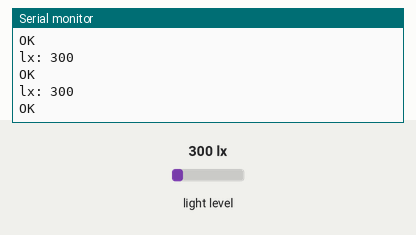
Simulated run of this sketch. Board: Arduino Uno, built with avr-gcc and run on an emulated ATmega328P. Parts: the last lines printed to the serial monitor. Wiring (inferred from the names in the program): BH1750 light sensor at I2C address 0x23. Inputs (shaded band) come from the test bench; at power-on: light level 300 lx.

Above: at 1.3 s.
1.4 s: light level set to 40 lx
At 1.73 s:
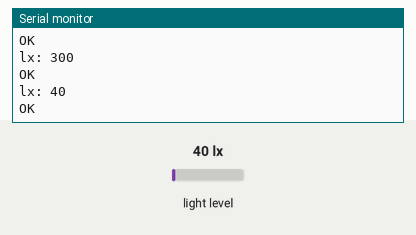
2.9 s: light level set to 500 lx
At 3.33 s:
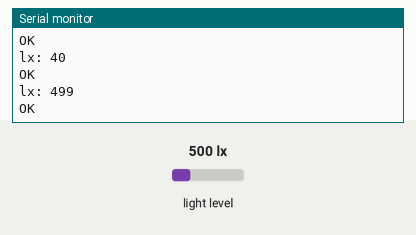
Timing chart, 0 to 5.9 s (numbered marks = the images above; inputs shaded):
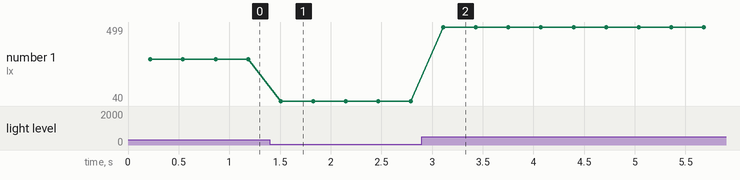

The sketch:

GY_30.ino
```cpp
#include <Wire.h>

// GY-30
// BH1750FVI
// in ADDR 'L' mode 7bit addr
#define ADDR 0x23
// addr 'H' mode
// #define ADDR 0b1011100

void setup() {
  // put your setup code here, to run once:
  Serial.begin(9600);

  Wire.begin();


  Wire.beginTransmission(ADDR);
  Wire.write(0b00000001);
  Wire.endTransmission();

}

void loop() {
  // put your main code here, to run repeatedly:
  int val = 0;

  // reset
  Wire.beginTransmission(ADDR);
  Wire.write(0b00000111);
  Wire.endTransmission();

  delay(100);


  Wire.beginTransmission(ADDR);
  Wire.write(0b00100000);
  Wire.endTransmission();

  // typical read delay 120ms
  delay(120);

  Wire.requestFrom(ADDR, 2); // 2byte every time

  for (val=0; Wire.available()>=1; ) {
    char c = Wire.read();
    //Serial.println(c, HEX);
    val = (val << 8) + (c & 0xFF);
  }

  val = val / 1.2;
  Serial.print("lx: ");
  Serial.println(val);

  Serial.println("OK");
  delay(100);
}
```

Measured:
- after the input at 1.4 s, the serial monitor: prints a new line after 0.11 s (image 1)
- after the input at 2.9 s, the serial monitor: prints a new line after 0.21 s (image 2)
- plotted number 1: 300 → 40 after the input at 1.4 s, 40 → 499 after the input at 2.9 s
